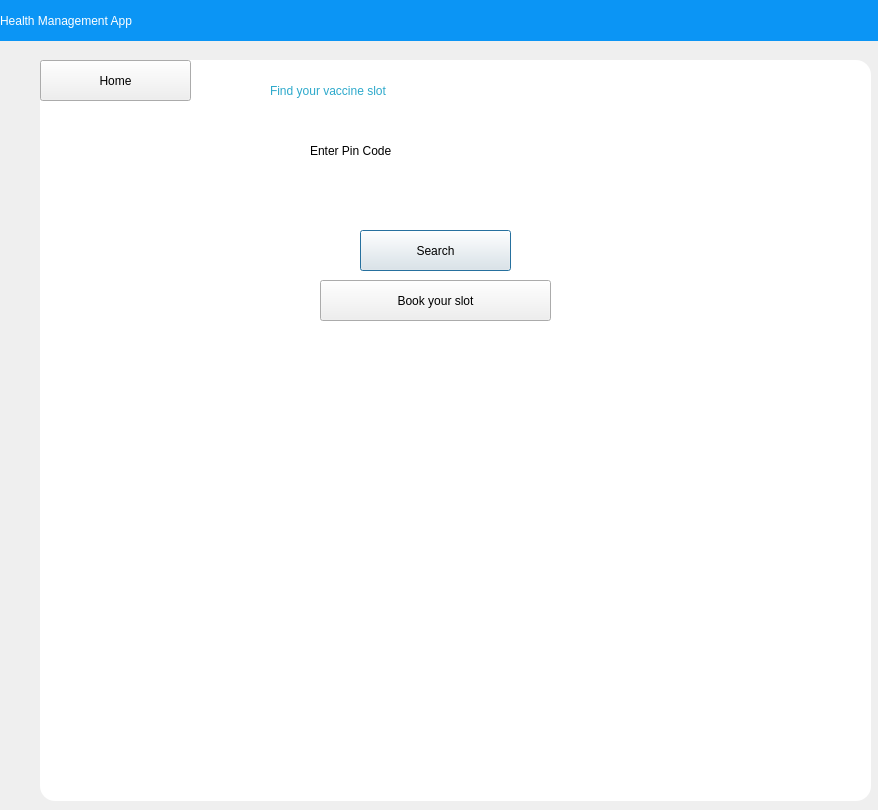
<?xml version="1.0" encoding="UTF-8"?>
<ui version="4.0">
 <class>Dialog</class>
 <widget class="QDialog" name="Dialog">
  <property name="geometry">
   <rect>
    <x>0</x>
    <y>0</y>
    <width>878</width>
    <height>810</height>
   </rect>
  </property>
  <property name="windowTitle">
   <string>Dialog</string>
  </property>
  <widget class="QWidget" name="widget" native="true">
   <property name="geometry">
    <rect>
     <x>0</x>
     <y>0</y>
     <width>1491</width>
     <height>841</height>
    </rect>
   </property>
   <property name="styleSheet">
    <string notr="true">
QWidget#widget{
background-color: qlineargradient(spread:pad, x1:0, y1:0, x2:0.652, y2:0.897727, stop:0.243781 rgba(83, 187, 255, 255), stop:1 rgba(255, 179, 249, 255))};</string>
   </property>
   <widget class="QLabel" name="label_2">
    <property name="geometry">
     <rect>
      <x>0</x>
      <y>0</y>
      <width>1491</width>
      <height>41</height>
     </rect>
    </property>
    <property name="styleSheet">
     <string notr="true">background-color: rgb(11, 149, 245);

font: 22pt &quot;MS Sans Serif&quot;;

color: rgb(255, 255, 255);</string>
    </property>
    <property name="text">
     <string>Health Management App</string>
    </property>
   </widget>
   <widget class="QLabel" name="register_error_msg_text_field">
    <property name="geometry">
     <rect>
      <x>570</x>
      <y>630</y>
      <width>371</width>
      <height>51</height>
     </rect>
    </property>
    <property name="styleSheet">
     <string notr="true">font: 12pt &quot;MS Shell Dlg 2&quot;;
color: rgb(255, 0, 0);</string>
    </property>
    <property name="text">
     <string/>
    </property>
   </widget>
   <widget class="QLabel" name="label">
    <property name="geometry">
     <rect>
      <x>40</x>
      <y>60</y>
      <width>831</width>
      <height>741</height>
     </rect>
    </property>
    <property name="styleSheet">
     <string notr="true">Border-radius:15px;
background-color: rgb(255, 255, 255); </string>
    </property>
    <property name="text">
     <string/>
    </property>
   </widget>
   <widget class="QLabel" name="label_3">
    <property name="geometry">
     <rect>
      <x>270</x>
      <y>50</y>
      <width>371</width>
      <height>81</height>
     </rect>
    </property>
    <property name="styleSheet">
     <string notr="true">font: 75 22pt &quot;MS Sans Serif&quot;;
color:rgb(45, 169, 203)</string>
    </property>
    <property name="text">
     <string>Find your vaccine slot</string>
    </property>
   </widget>
   <widget class="QLabel" name="label_4">
    <property name="geometry">
     <rect>
      <x>310</x>
      <y>110</y>
      <width>251</width>
      <height>81</height>
     </rect>
    </property>
    <property name="styleSheet">
     <string notr="true">font: 75 22pt &quot;MS Sans Serif&quot;;
color: rgb(0, 0, 0);</string>
    </property>
    <property name="text">
     <string>Enter Pin Code</string>
    </property>
   </widget>
   <widget class="QLineEdit" name="lineEdit">
    <property name="geometry">
     <rect>
      <x>280</x>
      <y>180</y>
      <width>321</width>
      <height>41</height>
     </rect>
    </property>
    <property name="styleSheet">
     <string notr="true">Border-radius:10px;
color: rgb(0, 0, 0);
font: 14pt &quot;MS Shell Dlg 2&quot;;</string>
    </property>
   </widget>
   <widget class="QPushButton" name="reg_signin_button">
    <property name="geometry">
     <rect>
      <x>360</x>
      <y>230</y>
      <width>151</width>
      <height>41</height>
     </rect>
    </property>
    <property name="styleSheet">
     <string notr="true">

QPushButton {
background-color: rgb(4, 118, 159)
}

QPushButton:hover {
  background-color:rgb(0, 0, 0)
};

color:rgb(255, 255, 255);
Border-radius:10px;
font: 75 15pt &quot;MS Sans Serif&quot;;</string>
    </property>
    <property name="text">
     <string>Search</string>
    </property>
   </widget>
   <widget class="QPushButton" name="reg_signin_button_2">
    <property name="geometry">
     <rect>
      <x>320</x>
      <y>280</y>
      <width>231</width>
      <height>41</height>
     </rect>
    </property>
    <property name="styleSheet">
     <string notr="true">

QPushButton {
background-color: rgb(4, 118, 159)
}

QPushButton:hover {
  background-color:rgb(0, 0, 0)
};
Border-radius:10px;
color:rgb(255, 255, 255);

font: 75 15pt &quot;MS Sans Serif&quot;;</string>
    </property>
    <property name="text">
     <string>Book your slot</string>
    </property>
   </widget>
   <widget class="QPushButton" name="vaccine_slot_home_button">
    <property name="geometry">
     <rect>
      <x>40</x>
      <y>60</y>
      <width>151</width>
      <height>41</height>
     </rect>
    </property>
    <property name="styleSheet">
     <string notr="true">

QPushButton {
background-color: rgb(4, 118, 159)
}

QPushButton:hover {
  background-color:rgb(0, 0, 0)
};

color:rgb(255, 255, 255);
Border-radius:10px;
font: 75 15pt &quot;MS Sans Serif&quot;;</string>
    </property>
    <property name="text">
     <string>Home</string>
    </property>
   </widget>
  </widget>
 </widget>
 <resources/>
 <connections/>
</ui>
